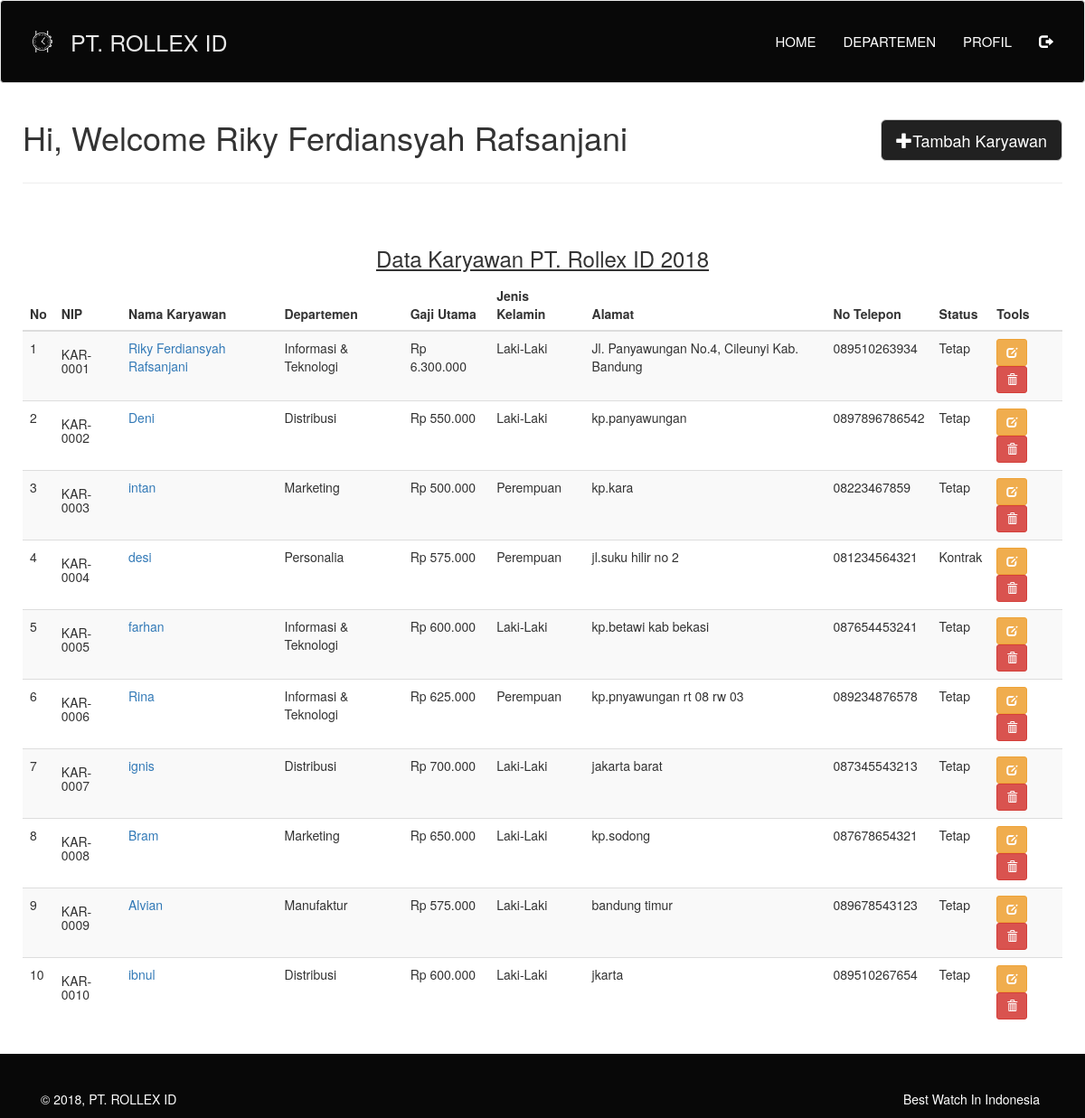
/karyawan_rollex/index.php (signed in), run on the app's committed database.
### tables this page shows
CREATE TABLE `list_karyawan` (
  `nip` varchar(11) NOT NULL,
  `nama` varchar(100) NOT NULL,
  `alamat` varchar(100) NOT NULL,
  `departemen` varchar(100) NOT NULL,
  `gaji` int(50) NOT NULL,
  `jk` varchar(50) NOT NULL,
  `no_telp` varchar(20) NOT NULL,
  `status` varchar(20) NOT NULL,
  `gambar` varchar(100) NOT NULL
);

### karyawan_rollex/function/func_karyawan.php (called while the page is built, shortened)
<?php
function showall(){
	$query  = "SELECT * FROM list_karyawan";
	return result($query);
}
function result($query){
	global $koneksi;
	if ($result = mysqli_query($koneksi, $query) or die('Failed to Show Data')) {
		return $result;
	}
}
 ?>

### karyawan_rollex/index.php (the view, shortened to what this page needs)
<?php
require_once "view/header.php";
function rupiah($nilai, $pecahan = 0) {
    return number_format($nilai, $pecahan, ',', '.');
}
 ?>
 <div class="container-fluid" style="margin:10px;">
       <div class="row">
         <div class="col-md-8">
           <h1>Hi, Welcome <?= $_SESSION['fullname']; ?></h1>
         </div>
         <div class="col-md-4">
           <br>
           <div class="text-right">
             <a href="tambah.php" class="btn btn-default btn-lg" style="background-color:#212121; color:white"><span class="glyphicon glyphicon-plus" aria-hidden="true"></span>Tambah Karyawan</a>
           </div>
         </div>
       </div>
       <hr>
       <div class="row" style="margin-top:50px;">
           <h3 class="text-center"><u>Data Karyawan PT. Rollex ID 2018</u></h3>
       </div>
       <div class="row">
         <div class="col-md-12">
         <div class="table-responsive">
           <table class="table table-striped">
             <thead>
               <tr>
                 <th>No</th>
                 <th>NIP</th>
                 <th>Nama Karyawan</th>
                 <th>Departemen</th>
                 <th>Gaji Utama</th>
                 <th>Jenis Kelamin</th>
                 <th>Alamat</th>
                 <th>No Telepon</th>
                 <th>Status</th>
                 <th>Tools</th>
               </tr>
             </thead>
             <?php
              $no = 1;
              $karyawan = showall();
              while ($row = mysqli_fetch_assoc($karyawan)) :?>
            <tr>
              <td><?= $no; ?></td>
              <td><h5><?= $row['nip']; ?></td>
              <td><a href="detail.php?nip=<?= $row['nip']; ?>"><?= $row['nama'];  ?></td>
              <td><?= $row['departemen']; ?></td>
              <td>Rp <?= rupiah($row['gaji']); ?></td>
              <td><?= $row['jk']; ?></td>
              <td><?= $row['alamat']; ?></td>
              <td><?= $row['no_telp']; ?></td>
              <td><?= $row['status']; ?></td>
              <td><a class="btn btn-warning btn-sm" href="edit.php?nip=<?= $row['nip']; ?>"><span class="glyphicon glyphicon-edit" aria-hidden="true"></span></a>
                  <a class="btn btn-danger btn-sm" onclick="return confirm('Sure, you want to delete this data ?')" href="delete.php?nip=<?= $row['nip']; ?>"><span class="glyphicon glyphicon-trash" aria-hidden="true"></span></a>
              </td>
            </tr>
            <?php
              $no++;
              endwhile; ?>
           </table>
          </div>
       </div>
     </div>
     </div>
 <?php
require_once "view/footer.php";
 ?>

### data on the page
list_karyawan: nip "KAR-0001", nama "Riky Ferdiansyah Rafsanjani", departemen "Informasi & Teknologi", gaji "6.300.000", jk "Laki-Laki", alamat "Jl. Panyawungan No.4, Cileunyi Kab. Bandung", no_telp "089510263934", status "Tetap"
list_karyawan: nip "KAR-0002", nama "Deni", departemen "Distribusi", gaji "550.000", jk "Laki-Laki", alamat "kp.panyawungan", no_telp "0897896786542", status "Tetap"
list_karyawan: nip "KAR-0003", nama "intan", departemen "Marketing", gaji "500.000", jk "Perempuan", alamat "kp.kara", no_telp "08223467859", status "Tetap"
list_karyawan: nip "KAR-0004", nama "desi", departemen "Personalia", gaji "575.000", jk "Perempuan", alamat "jl.suku hilir no 2", no_telp "081234564321", status "Kontrak"
list_karyawan: nip "KAR-0005", nama "farhan", departemen "Informasi & Teknologi", gaji "600.000", jk "Laki-Laki", alamat "kp.betawi kab bekasi", no_telp "087654453241", status "Tetap"
list_karyawan: nip "KAR-0006", nama "Rina", departemen "Informasi & Teknologi", gaji "625.000", jk "Perempuan", alamat "kp.pnyawungan rt 08 rw 03", no_telp "089234876578", status "Tetap"
list_karyawan: nip "KAR-0007", nama "ignis", departemen "Distribusi", gaji "700.000", jk "Laki-Laki", alamat "jakarta barat", no_telp "087345543213", status "Tetap"
list_karyawan: nip "KAR-0008", nama "Bram", departemen "Marketing", gaji "650.000", jk "Laki-Laki", alamat "kp.sodong", no_telp "087678654321", status "Tetap"
list_karyawan: nip "KAR-0009", nama "Alvian", departemen "Manufaktur", gaji "575.000", jk "Laki-Laki", alamat "bandung timur", no_telp "089678543123", status "Tetap"
list_karyawan: nip "KAR-0010", nama "ibnul", departemen "Distribusi", gaji "600.000", jk "Laki-Laki", alamat "jkarta", no_telp "089510267654", status "Tetap"

### other printed values
$_SESSION['fullname'] "Riky Ferdiansyah Rafsanjani"
